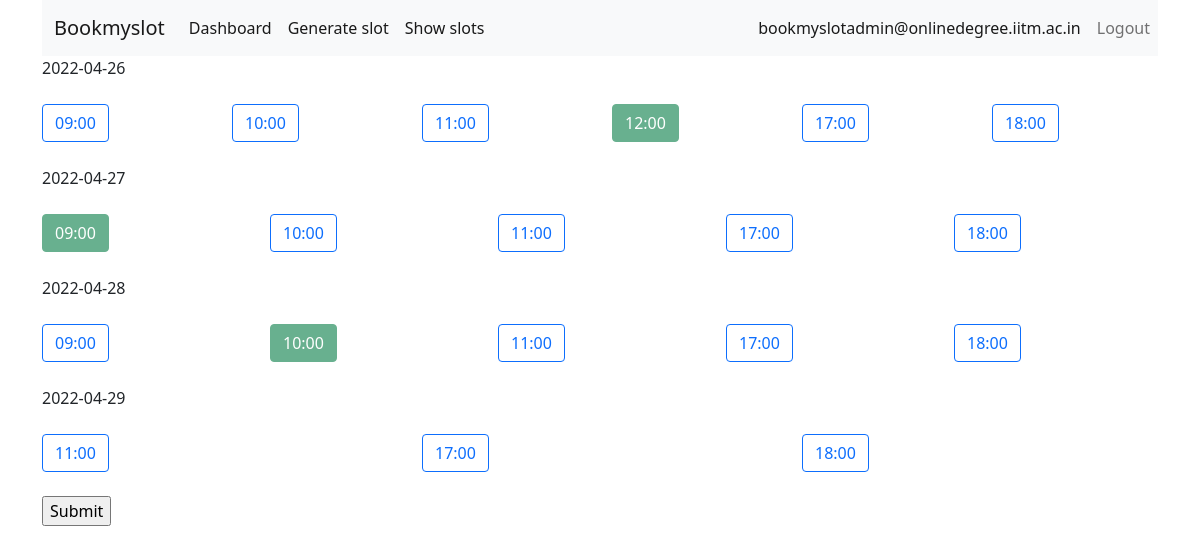
The page /show_slots (signed in) on the database its author committed.
### tables this page shows
CREATE TABLE user(
    id INTEGER PRIMARY KEY AUTOINCREMENT,
    email TEXT UNIQUE NOT NULL,
    password TEXT NOT NULL,
    role TEXT NOT NULL
);

CREATE TABLE slot (
    id INTEGER PRIMARY KEY AUTOINCREMENT,
    proctor INTEGER,
    student INTEGER,
    time TIMESTAMP NOT NULL UNIQUE,
    FOREIGN KEY (proctor) REFERENCES user (id),
    FOREIGN KEY (student) REFERENCES user (id)
);

### bookmyslot/booking.py (the view, shortened to what this page needs)
@bp.route('/show_slots', methods=('GET', 'POST'))
@login_required
def show_slots():
    db = get_db()
    slots = db.execute('SELECT * FROM slot ORDER BY time')
    slots_by_date = {}
    for slot in slots:
        strdate = str(slot['time'].date())
        if strdate not in slots_by_date:
            slots_by_date[strdate] = []
        slots_by_date[strdate].append(slot)
    return render_template('booking/show_slots.html',
                           slots=slots,
                           slots_by_date=slots_by_date)

### bookmyslot/auth.py (called while the page is built)
@bp.before_app_request
def load_logged_in_user():
    user_id = session.get('user_id')
    if user_id is None:
        g.user = None
    else:
        g.user = get_db().execute(
            'SELECT * FROM user WHERE id = ?', (user_id,)
        ).fetchone()

def login_required(view):
    @functools.wraps(view)
    def wrapped_view(**kwargs):
        if g.user is None:
            return redirect(url_for('auth.login'))
        return view(**kwargs)
    return wrapped_view

### bookmyslot/db.py (called while the page is built)
def get_db():
    if 'db' not in g:
        g.db = sqlite3.connect(current_app.config['DATABASE'],
                               detect_types=sqlite3.PARSE_DECLTYPES)
        g.db.row_factory = sqlite3.Row
    return g.db

### bookmyslot/templates/booking/show_slots.html (shortened to what this page needs)
{% extends 'base.html' %}
{% block content %}
<form method="post">
    {% for date in slots_by_date %}
    {{ date }}
    <div class="row mt-4 mb-4">
        {% for slot in slots_by_date[date] %}
        <div class="col">
            {% if g.user['role'] == 'proctor' or g.user['role'] == 'admin' %}
            <div>
                {% if g.user['id'] == slot['proctor']%}
                <label class="btn btn-success" for="{{slot['time']}}"> {{ slot['time'].strftime('%H:%M') }}</label>
                {% else %}
                <label class="btn btn-outline-primary" for="{{slot['time']}}"> {{ slot['time'].strftime('%H:%M')
                    }}</label>
                {% endif %}
            </div>
            {% endif %}
        </div>
        {% endfor %}
    </div>
    {% endfor %}
    <input type="submit" value="Submit">
</form>
{% endblock content %}

### bookmyslot/templates/base.html (shortened to what this page needs)
<!DOCTYPE html>
<html>
<head>
    <link rel="stylesheet" href="{{ url_for('static', filename='style.css') }}">
    <link href="https://cdn.jsdelivr.net/npm/bootstrap@5.0.2/dist/css/bootstrap.min.css" rel="stylesheet"
>
</head>
<body>
    <div class="container">
        <nav class="navbar navbar-expand-lg navbar-light bg-light">
            <div class="container-fluid">
                <a class="navbar-brand" href="{{ url_for('index') }}">Bookmyslot</a>
                <div class="collapse navbar-collapse" id="navbarSupportedContent">
                    <ul class="d-flex navbar-nav me-auto mb-2 mb-lg-0">
                        <li class="nav-item">
                            <a class="nav-link active" aria-current="page" href="{{ url_for('index') }}">Dashboard </a>
                        </li>
                        {% if g.user['role'] == 'admin' %}
                        <li class="nav-item">
                            <a class="nav-link active" href="{{ url_for('booking.generate_slot') }}">Generate slot</a>
                        </li>
                        {% endif %}
                        <li class="nav-item">
                            <a class="nav-link active" href="{{ url_for('booking.show_slots') }}">Show slots</a>
                        </li>
                    </ul>
                </div>
            </div>
            <div class="collapse navbar-collapse" id="navbarSupportedContent">
                <ul class="navbar-nav me-auto mb-2 mb-lg-0">
                    {% if g.user %}
                    <li class="nav-item">
                        <span class="nav-link active" aria-current="page">{{ g.user['email'] }} </span>
                    </li>
                    <li class="nav-item">
                        <a class="nav-link" href="{{ url_for('auth.logout') }}">Logout</a>
                    </li>
                    {% endif %}
                </ul>
            </div>
        </nav>
        <section>
            {% block content %} {% endblock content %}
        </section>
    </div>
</body>
</html>

### rows shown on the page
user: user.email "bookmyslotadmin@onlinedegree.iitm.ac.in"
slot: time "09:00"
slot: time "10:00"
slot: time "11:00"
slot: time "12:00"
slot: time "17:00"
slot: time "18:00"
slot: time "09:00"
slot: time "10:00"
slot: time "11:00"
slot: time "17:00"
slot: time "18:00"
slot: time "09:00"
slot: time "10:00"
slot: time "11:00"
slot: time "17:00"
slot: time "18:00"
slot: time "11:00"
slot: time "17:00"
slot: time "18:00"

### other values the page prints
{{ date }} "2022-04-26" "2022-04-27" "2022-04-28" "2022-04-29"
